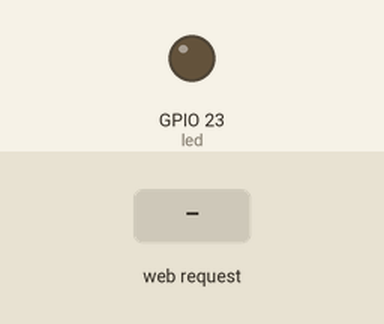
A sketch run on a simulated ESP32. On the bench: output pins drawn as LEDs (lit = HIGH). The inputs (shaded band) are chosen by the test bench. WiFi joins after 1.5 s; servers stay silent unless stated; what the sketch prints to the serial monitor is not drawn.

Above: at 2.7 s.
2.8 s: HTTP request GET /F received
At 2.9 s:
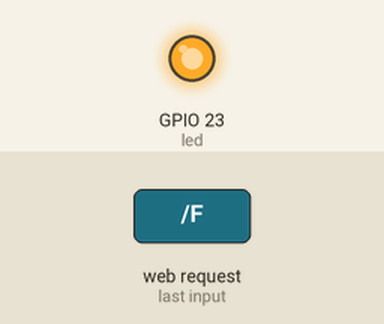
5.8 s: HTTP request GET /H received
8.8 s: HTTP request GET /L received
At 10.0 s:
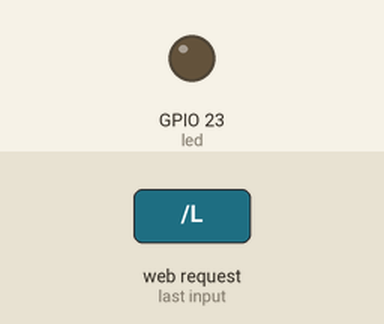
Timing chart, 0 to 11.8 s (numbered marks = the images above; inputs shaded):
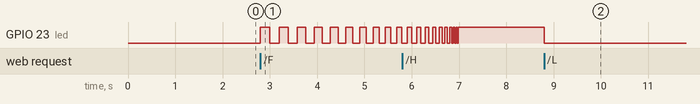

The sketch:

SimpleWiFiServer.ino
```cpp
#include <WiFi.h>

#define ssid "ASUS 123"
#define password "1qaz@WSX"
#define hostname "robot"
#define led 23 //LED_BUILTIN

#define ON LOW
#define OFF !ON

WiFiServer server(80);

void setup() {
  Serial.begin(115200);
  pinMode(led, OUTPUT);  // set the LED pin mode
  connectWiFi();
}

void loop() {
  checkWiFi();
}

void blinkk (int dl, int da = 10) {
  while (dl > 10) {
    digitalWrite(led, OFF);
    delay (dl);
    digitalWrite(led, ON);
    delay (dl);
    dl -= da;
  }
}

void connectWiFi() {
  delay(10);

  Serial.printf("Connecting to %s:", ssid);

  WiFi.mode(WIFI_STA);
  WiFi.begin(ssid, password);

  while (WiFi.status() != WL_CONNECTED) {
    delay(500);
    Serial.print(".");
  }
  Serial.println("Connected\n");
  Serial.println(WiFi.localIP());

  server.begin();
}

void handleCmd(String cmd) {
  if (cmd.startsWith("H")) {
    Serial.println("HIGH");
    digitalWrite(led, HIGH);
  }
  if (cmd.startsWith("L")) {
    Serial.println("LOW");
    digitalWrite(led, LOW);
  }
  if (cmd.startsWith("F")) {
    Serial.println("FAST");
    blinkk (200);
  }
  if (cmd.startsWith("S")) {
    Serial.println("SLOW");
    blinkk (1000);
  }
  if (cmd.startsWith("f")) {
    Serial.println("fast+");
    blinkk (200, 5);
  }
  if (cmd.startsWith("s")) {
    Serial.println("slow-");
    blinkk (1000, 20);
  }
}

void checkWiFi() {
  WiFiClient client = server.accept();

  if (client) {

    String line = "";
    char c;

    while (client.connected()) {
      if (client.available()) {

        while( (c=client.read()) != '\n') if (c != '\r') line += c;

        if (line.length()) {
          int c = line.indexOf("GET /");
          if(c >= 0) handleCmd(line.substring(c + 5));
          line = "";
        } else {
          client.println("HTTP/1.1 204 No Content\nAccess-Control-Allow-Origin: *\nContent-length: 0\n");
          client.flush();
        }

      }
    }
    client.stop();
    Serial.println("Disconnected.");
  }
}
```

Measured:
- after the input at 2.8 s, GPIO 23 (led): LOW → HIGH at once, then repeats every 0.39 s: LOW 0.20 s, HIGH 0.19 s
- after the input at 8.8 s, GPIO 23 (led): HIGH → LOW at once
